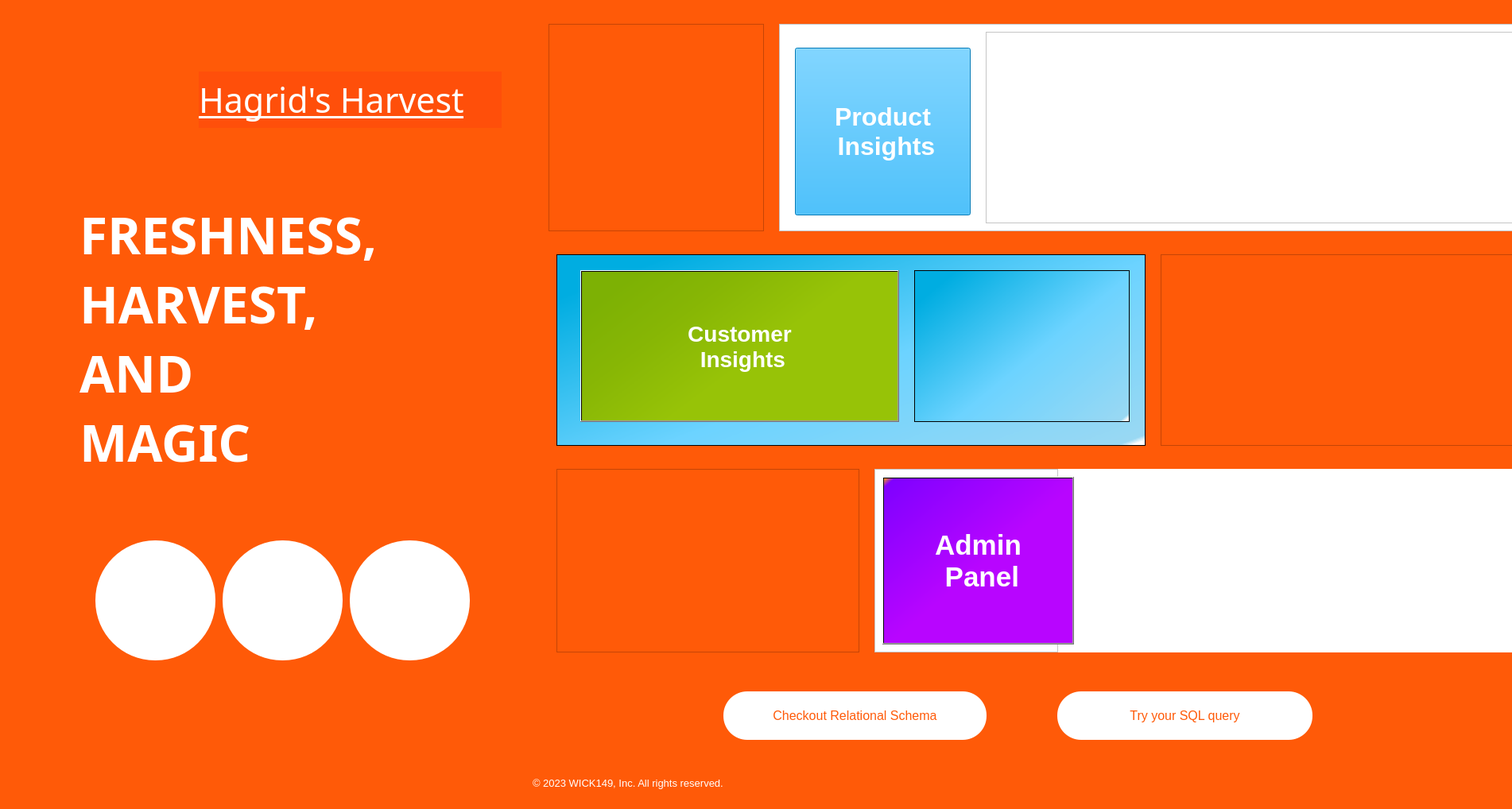
<?xml version="1.0" encoding="UTF-8"?>
<ui version="4.0">
 <class>main_window</class>
 <widget class="QMainWindow" name="main_window">
  <property name="geometry">
   <rect>
    <x>0</x>
    <y>0</y>
    <width>1902</width>
    <height>1018</height>
   </rect>
  </property>
  <property name="windowTitle">
   <string>WICK149 Inc Home</string>
  </property>
  <property name="styleSheet">
   <string notr="true">background-color: rgb(255, 90, 8);
</string>
  </property>
  <property name="currentIndex" stdset="0">
   <number>0</number>
  </property>
  <widget class="QWidget" name="buttons_tab">
   <widget class="QPushButton" name="try_sql_query_button">
    <property name="geometry">
     <rect>
      <x>1330</x>
      <y>870</y>
      <width>321</width>
      <height>61</height>
     </rect>
    </property>
    <property name="font">
     <font>
      <pointsize>-1</pointsize>
     </font>
    </property>
    <property name="styleSheet">
     <string notr="true">color: rgb(255, 90, 8);
background-color: rgb(255, 255, 255);
border-radius: 30px;

    font-size: 16px;
    padding: 10px 20px;
    text-align: center;</string>
    </property>
    <property name="text">
     <string>Try your SQL query</string>
    </property>
   </widget>
   <widget class="QPushButton" name="display_rs_button">
    <property name="geometry">
     <rect>
      <x>910</x>
      <y>870</y>
      <width>331</width>
      <height>61</height>
     </rect>
    </property>
    <property name="font">
     <font>
      <pointsize>-1</pointsize>
     </font>
    </property>
    <property name="styleSheet">
     <string notr="true">color: rgb(255, 90, 8);
background-color: rgb(255, 255, 255);
border-radius: 30px;

    font-size: 16px;
    padding: 10px 20px;
    text-align: center;</string>
    </property>
    <property name="text">
     <string>Checkout Relational Schema</string>
    </property>
   </widget>
   <widget class="QLabel" name="label">
    <property name="geometry">
     <rect>
      <x>250</x>
      <y>90</y>
      <width>381</width>
      <height>71</height>
     </rect>
    </property>
    <property name="sizeIncrement">
     <size>
      <width>7</width>
      <height>0</height>
     </size>
    </property>
    <property name="palette">
     <palette>
      <active>
       <colorrole role="WindowText">
        <brush brushstyle="SolidPattern">
         <color alpha="255">
          <red>255</red>
          <green>255</green>
          <blue>255</blue>
         </color>
        </brush>
       </colorrole>
       <colorrole role="Button">
        <brush brushstyle="SolidPattern">
         <color alpha="255">
          <red>255</red>
          <green>79</green>
          <blue>10</blue>
         </color>
        </brush>
       </colorrole>
       <colorrole role="Text">
        <brush brushstyle="SolidPattern">
         <color alpha="255">
          <red>255</red>
          <green>255</green>
          <blue>255</blue>
         </color>
        </brush>
       </colorrole>
       <colorrole role="ButtonText">
        <brush brushstyle="SolidPattern">
         <color alpha="255">
          <red>255</red>
          <green>255</green>
          <blue>255</blue>
         </color>
        </brush>
       </colorrole>
       <colorrole role="Base">
        <brush brushstyle="SolidPattern">
         <color alpha="255">
          <red>255</red>
          <green>79</green>
          <blue>10</blue>
         </color>
        </brush>
       </colorrole>
       <colorrole role="Window">
        <brush brushstyle="SolidPattern">
         <color alpha="255">
          <red>255</red>
          <green>79</green>
          <blue>10</blue>
         </color>
        </brush>
       </colorrole>
      </active>
      <inactive>
       <colorrole role="WindowText">
        <brush brushstyle="SolidPattern">
         <color alpha="255">
          <red>255</red>
          <green>255</green>
          <blue>255</blue>
         </color>
        </brush>
       </colorrole>
       <colorrole role="Button">
        <brush brushstyle="SolidPattern">
         <color alpha="255">
          <red>255</red>
          <green>79</green>
          <blue>10</blue>
         </color>
        </brush>
       </colorrole>
       <colorrole role="Text">
        <brush brushstyle="SolidPattern">
         <color alpha="255">
          <red>255</red>
          <green>255</green>
          <blue>255</blue>
         </color>
        </brush>
       </colorrole>
       <colorrole role="ButtonText">
        <brush brushstyle="SolidPattern">
         <color alpha="255">
          <red>255</red>
          <green>255</green>
          <blue>255</blue>
         </color>
        </brush>
       </colorrole>
       <colorrole role="Base">
        <brush brushstyle="SolidPattern">
         <color alpha="255">
          <red>255</red>
          <green>79</green>
          <blue>10</blue>
         </color>
        </brush>
       </colorrole>
       <colorrole role="Window">
        <brush brushstyle="SolidPattern">
         <color alpha="255">
          <red>255</red>
          <green>79</green>
          <blue>10</blue>
         </color>
        </brush>
       </colorrole>
      </inactive>
      <disabled>
       <colorrole role="WindowText">
        <brush brushstyle="SolidPattern">
         <color alpha="255">
          <red>255</red>
          <green>255</green>
          <blue>255</blue>
         </color>
        </brush>
       </colorrole>
       <colorrole role="Button">
        <brush brushstyle="SolidPattern">
         <color alpha="255">
          <red>255</red>
          <green>79</green>
          <blue>10</blue>
         </color>
        </brush>
       </colorrole>
       <colorrole role="Text">
        <brush brushstyle="SolidPattern">
         <color alpha="255">
          <red>255</red>
          <green>255</green>
          <blue>255</blue>
         </color>
        </brush>
       </colorrole>
       <colorrole role="ButtonText">
        <brush brushstyle="SolidPattern">
         <color alpha="255">
          <red>255</red>
          <green>255</green>
          <blue>255</blue>
         </color>
        </brush>
       </colorrole>
       <colorrole role="Base">
        <brush brushstyle="SolidPattern">
         <color alpha="255">
          <red>255</red>
          <green>79</green>
          <blue>10</blue>
         </color>
        </brush>
       </colorrole>
       <colorrole role="Window">
        <brush brushstyle="SolidPattern">
         <color alpha="255">
          <red>255</red>
          <green>79</green>
          <blue>10</blue>
         </color>
        </brush>
       </colorrole>
      </disabled>
     </palette>
    </property>
    <property name="font">
     <font>
      <family>Forte</family>
      <pointsize>32</pointsize>
      <weight>50</weight>
      <bold>false</bold>
      <underline>true</underline>
     </font>
    </property>
    <property name="styleSheet">
     <string notr="true">
background-color: rgb(255, 79, 10);
color:white;</string>
    </property>
    <property name="text">
     <string>Hagrid's Harvest</string>
    </property>
   </widget>
   <widget class="QLabel" name="label_4">
    <property name="geometry">
     <rect>
      <x>670</x>
      <y>970</y>
      <width>331</width>
      <height>31</height>
     </rect>
    </property>
    <property name="palette">
     <palette>
      <active>
       <colorrole role="WindowText">
        <brush brushstyle="SolidPattern">
         <color alpha="255">
          <red>255</red>
          <green>255</green>
          <blue>255</blue>
         </color>
        </brush>
       </colorrole>
       <colorrole role="Button">
        <brush brushstyle="SolidPattern">
         <color alpha="255">
          <red>255</red>
          <green>90</green>
          <blue>8</blue>
         </color>
        </brush>
       </colorrole>
       <colorrole role="Base">
        <brush brushstyle="SolidPattern">
         <color alpha="255">
          <red>255</red>
          <green>90</green>
          <blue>8</blue>
         </color>
        </brush>
       </colorrole>
       <colorrole role="Window">
        <brush brushstyle="SolidPattern">
         <color alpha="255">
          <red>255</red>
          <green>90</green>
          <blue>8</blue>
         </color>
        </brush>
       </colorrole>
      </active>
      <inactive>
       <colorrole role="WindowText">
        <brush brushstyle="SolidPattern">
         <color alpha="255">
          <red>255</red>
          <green>255</green>
          <blue>255</blue>
         </color>
        </brush>
       </colorrole>
       <colorrole role="Button">
        <brush brushstyle="SolidPattern">
         <color alpha="255">
          <red>255</red>
          <green>90</green>
          <blue>8</blue>
         </color>
        </brush>
       </colorrole>
       <colorrole role="Base">
        <brush brushstyle="SolidPattern">
         <color alpha="255">
          <red>255</red>
          <green>90</green>
          <blue>8</blue>
         </color>
        </brush>
       </colorrole>
       <colorrole role="Window">
        <brush brushstyle="SolidPattern">
         <color alpha="255">
          <red>255</red>
          <green>90</green>
          <blue>8</blue>
         </color>
        </brush>
       </colorrole>
      </inactive>
      <disabled>
       <colorrole role="WindowText">
        <brush brushstyle="SolidPattern">
         <color alpha="255">
          <red>120</red>
          <green>120</green>
          <blue>120</blue>
         </color>
        </brush>
       </colorrole>
       <colorrole role="Button">
        <brush brushstyle="SolidPattern">
         <color alpha="255">
          <red>255</red>
          <green>90</green>
          <blue>8</blue>
         </color>
        </brush>
       </colorrole>
       <colorrole role="Base">
        <brush brushstyle="SolidPattern">
         <color alpha="255">
          <red>255</red>
          <green>90</green>
          <blue>8</blue>
         </color>
        </brush>
       </colorrole>
       <colorrole role="Window">
        <brush brushstyle="SolidPattern">
         <color alpha="255">
          <red>255</red>
          <green>90</green>
          <blue>8</blue>
         </color>
        </brush>
       </colorrole>
      </disabled>
     </palette>
    </property>
    <property name="font">
     <font>
      <pointsize>10</pointsize>
      <underline>false</underline>
     </font>
    </property>
    <property name="text">
     <string>© 2023 WICK149, Inc. All rights reserved.</string>
    </property>
   </widget>
   <widget class="QFrame" name="frame_3">
    <property name="geometry">
     <rect>
      <x>980</x>
      <y>30</y>
      <width>971</width>
      <height>261</height>
     </rect>
    </property>
    <property name="styleSheet">
     <string notr="true">background-color:white;</string>
    </property>
    <property name="frameShape">
     <enum>QFrame::StyledPanel</enum>
    </property>
    <property name="frameShadow">
     <enum>QFrame::Raised</enum>
    </property>
    <widget class="QFrame" name="frame_5">
     <property name="geometry">
      <rect>
       <x>260</x>
       <y>10</y>
       <width>691</width>
       <height>241</height>
      </rect>
     </property>
     <property name="styleSheet">
      <string notr="true">background-image: url(customer5.jpg);
background-position: center;</string>
     </property>
     <property name="frameShape">
      <enum>QFrame::StyledPanel</enum>
     </property>
     <property name="frameShadow">
      <enum>QFrame::Raised</enum>
     </property>
    </widget>
    <widget class="QPushButton" name="products_insights_button">
     <property name="geometry">
      <rect>
       <x>20</x>
       <y>30</y>
       <width>221</width>
       <height>211</height>
      </rect>
     </property>
     <property name="font">
      <font>
       <family>Microsoft YaHei UI</family>
       <pointsize>24</pointsize>
       <weight>75</weight>
       <bold>true</bold>
      </font>
     </property>
     <property name="toolTipDuration">
      <number>-1</number>
     </property>
     <property name="styleSheet">
      <string notr="true">color:white;
background-color: rgb(0, 170, 255);</string>
     </property>
     <property name="text">
      <string>Product 
 Insights</string>
     </property>
    </widget>
   </widget>
   <widget class="QFrame" name="frame_6">
    <property name="geometry">
     <rect>
      <x>700</x>
      <y>320</y>
      <width>741</width>
      <height>241</height>
     </rect>
    </property>
    <property name="styleSheet">
     <string notr="true">background-color:qlineargradient(spread:pad, x1:0.0445721, y1:0.153, x2:1, y2:0.966, stop:0.0149254 rgba(0, 173, 225, 255), stop:0.517413 rgba(108, 211, 255, 255), stop:0.985075 rgba(153, 216, 243, 255), stop:1 rgba(255, 255, 255, 255))</string>
    </property>
    <property name="frameShape">
     <enum>QFrame::StyledPanel</enum>
    </property>
    <property name="frameShadow">
     <enum>QFrame::Raised</enum>
    </property>
    <widget class="QPushButton" name="customer_insights_button">
     <property name="geometry">
      <rect>
       <x>30</x>
       <y>20</y>
       <width>401</width>
       <height>191</height>
      </rect>
     </property>
     <property name="font">
      <font>
       <family>Microsoft YaHei UI</family>
       <pointsize>21</pointsize>
       <weight>75</weight>
       <bold>true</bold>
      </font>
     </property>
     <property name="contextMenuPolicy">
      <enum>Qt::NoContextMenu</enum>
     </property>
     <property name="toolTipDuration">
      <number>-3</number>
     </property>
     <property name="styleSheet">
      <string notr="true">background-color: qlineargradient(spread:pad, x1:0, y1:0.0515909, x2:0.622, y2:0.443, stop:0.169154 rgba(125, 177, 4, 255), stop:0.532338 rgba(135, 182, 5, 255), stop:1 rgba(151, 195, 7, 255));

color:white;</string>
     </property>
     <property name="locale">
      <locale language="English" country="Zambia"/>
     </property>
     <property name="text">
      <string>Customer
 Insights</string>
     </property>
    </widget>
    <widget class="QFrame" name="frame_2">
     <property name="geometry">
      <rect>
       <x>450</x>
       <y>20</y>
       <width>271</width>
       <height>191</height>
      </rect>
     </property>
     <property name="sizePolicy">
      <sizepolicy hsizetype="Minimum" vsizetype="Minimum">
       <horstretch>0</horstretch>
       <verstretch>0</verstretch>
      </sizepolicy>
     </property>
     <property name="font">
      <font>
       <family>Pristina</family>
       <pointsize>18</pointsize>
      </font>
     </property>
     <property name="contextMenuPolicy">
      <enum>Qt::NoContextMenu</enum>
     </property>
     <property name="styleSheet">
      <string notr="true">background-image: url(customer3.jpg);

background-position: top;
background-repeat: no-repeat;
background-size: contain;
</string>
     </property>
     <property name="frameShape">
      <enum>QFrame::StyledPanel</enum>
     </property>
     <property name="frameShadow">
      <enum>QFrame::Raised</enum>
     </property>
    </widget>
   </widget>
   <widget class="QFrame" name="frame_7">
    <property name="geometry">
     <rect>
      <x>690</x>
      <y>30</y>
      <width>271</width>
      <height>261</height>
     </rect>
    </property>
    <property name="maximumSize">
     <size>
      <width>351</width>
      <height>16777215</height>
     </size>
    </property>
    <property name="styleSheet">
     <string notr="true">background-image: url(shopcart6.jpg);
background-position:center;
</string>
    </property>
    <property name="frameShape">
     <enum>QFrame::StyledPanel</enum>
    </property>
    <property name="frameShadow">
     <enum>QFrame::Raised</enum>
    </property>
   </widget>
   <widget class="QFrame" name="frame">
    <property name="geometry">
     <rect>
      <x>1100</x>
      <y>590</y>
      <width>831</width>
      <height>231</height>
     </rect>
    </property>
    <property name="styleSheet">
     <string notr="true">background-color: rgb(255, 255, 255);</string>
    </property>
    <property name="frameShape">
     <enum>QFrame::StyledPanel</enum>
    </property>
    <property name="frameShadow">
     <enum>QFrame::Raised</enum>
    </property>
    <widget class="QFrame" name="frame_8">
     <property name="geometry">
      <rect>
       <x>230</x>
       <y>-10</y>
       <width>601</width>
       <height>261</height>
      </rect>
     </property>
     <property name="styleSheet">
      <string notr="true">background-image: url(grocery4.png);</string>
     </property>
     <property name="frameShape">
      <enum>QFrame::StyledPanel</enum>
     </property>
     <property name="frameShadow">
      <enum>QFrame::Raised</enum>
     </property>
    </widget>
    <widget class="QPushButton" name="admin_panel_button">
     <property name="geometry">
      <rect>
       <x>10</x>
       <y>10</y>
       <width>241</width>
       <height>211</height>
      </rect>
     </property>
     <property name="font">
      <font>
       <family>Microsoft YaHei UI</family>
       <pointsize>26</pointsize>
       <weight>75</weight>
       <bold>true</bold>
      </font>
     </property>
     <property name="styleSheet">
      <string notr="true">
background-color: qlineargradient(spread:pad, x1:0.622, y1:0.636409, x2:0, y2:0, stop:0.169154 rgba(184, 5, 255, 255), stop:0.955224 rgba(128, 1, 255, 255), stop:1 rgba(255, 161, 10, 255));
color:white;</string>
     </property>
     <property name="text">
      <string>Admin 
 Panel</string>
     </property>
    </widget>
   </widget>
   <widget class="QPushButton" name="pushButton_2">
    <property name="geometry">
     <rect>
      <x>280</x>
      <y>680</y>
      <width>151</width>
      <height>151</height>
     </rect>
    </property>
    <property name="styleSheet">
     <string notr="true">background-image: url(warehouse4.jpg);
border-radius: 75px;
background-color: white;
background-position: center;
background-repeat: no-repeat
</string>
    </property>
    <property name="text">
     <string/>
    </property>
   </widget>
   <widget class="QPushButton" name="pushButton_3">
    <property name="geometry">
     <rect>
      <x>440</x>
      <y>680</y>
      <width>151</width>
      <height>151</height>
     </rect>
    </property>
    <property name="styleSheet">
     <string notr="true">background-image: url(olap.png);
background-repeat: no-repeat;
border-radius: 75px;
background-color: white;
background-position: center
</string>
    </property>
    <property name="text">
     <string/>
    </property>
   </widget>
   <widget class="QPushButton" name="pushButton_4">
    <property name="geometry">
     <rect>
      <x>120</x>
      <y>680</y>
      <width>151</width>
      <height>151</height>
     </rect>
    </property>
    <property name="styleSheet">
     <string notr="true">background-image: url(sqlworkbench5.jpg);
border-radius: 75px;
background-color: white
</string>
    </property>
    <property name="text">
     <string/>
    </property>
   </widget>
   <widget class="QLabel" name="label_2">
    <property name="geometry">
     <rect>
      <x>100</x>
      <y>230</y>
      <width>551</width>
      <height>391</height>
     </rect>
    </property>
    <property name="font">
     <font>
      <family>Rockwell</family>
      <pointsize>48</pointsize>
      <weight>75</weight>
      <bold>true</bold>
     </font>
    </property>
    <property name="styleSheet">
     <string notr="true">background-color: rgb(255, 90, 8);
color:white</string>
    </property>
    <property name="text">
     <string>FRESHNESS, 
HARVEST, 
AND 
MAGIC</string>
    </property>
   </widget>
   <widget class="QFrame" name="frame_9">
    <property name="geometry">
     <rect>
      <x>20</x>
      <y>20</y>
      <width>211</width>
      <height>211</height>
     </rect>
    </property>
    <property name="styleSheet">
     <string notr="true">background-image: url(icon_Small1.png);
border-radius: 105px</string>
    </property>
    <property name="frameShape">
     <enum>QFrame::StyledPanel</enum>
    </property>
    <property name="frameShadow">
     <enum>QFrame::Raised</enum>
    </property>
   </widget>
   <widget class="QFrame" name="frame_11">
    <property name="geometry">
     <rect>
      <x>1460</x>
      <y>320</y>
      <width>501</width>
      <height>241</height>
     </rect>
    </property>
    <property name="styleSheet">
     <string notr="true">background-image: url(drinks2.jpg);
background-repeat: no-repeat;
    background-position: center;
    background-size: cover;</string>
    </property>
    <property name="frameShape">
     <enum>QFrame::StyledPanel</enum>
    </property>
    <property name="frameShadow">
     <enum>QFrame::Raised</enum>
    </property>
   </widget>
   <widget class="QFrame" name="frame_10">
    <property name="geometry">
     <rect>
      <x>700</x>
      <y>590</y>
      <width>381</width>
      <height>231</height>
     </rect>
    </property>
    <property name="styleSheet">
     <string notr="true">background-image: url(admin2.jpg);
background-repeat: no-repeat;
    background-position: center;
    background-size: cover;</string>
    </property>
    <property name="frameShape">
     <enum>QFrame::StyledPanel</enum>
    </property>
    <property name="frameShadow">
     <enum>QFrame::Raised</enum>
    </property>
   </widget>
  </widget>
  <widget class="QStatusBar" name="statusbar"/>
 </widget>
 <resources>
  <include location="../Designing/images/test.qrc"/>
 </resources>
 <connections/>
</ui>
